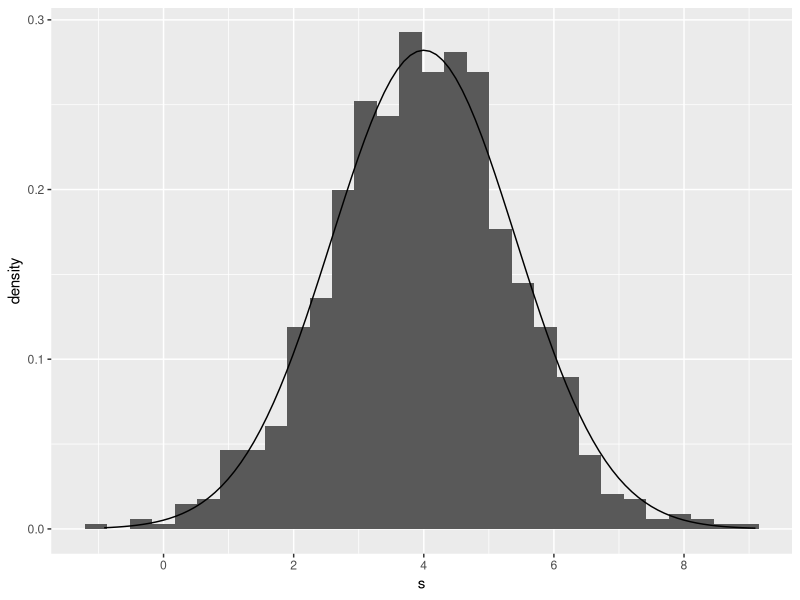
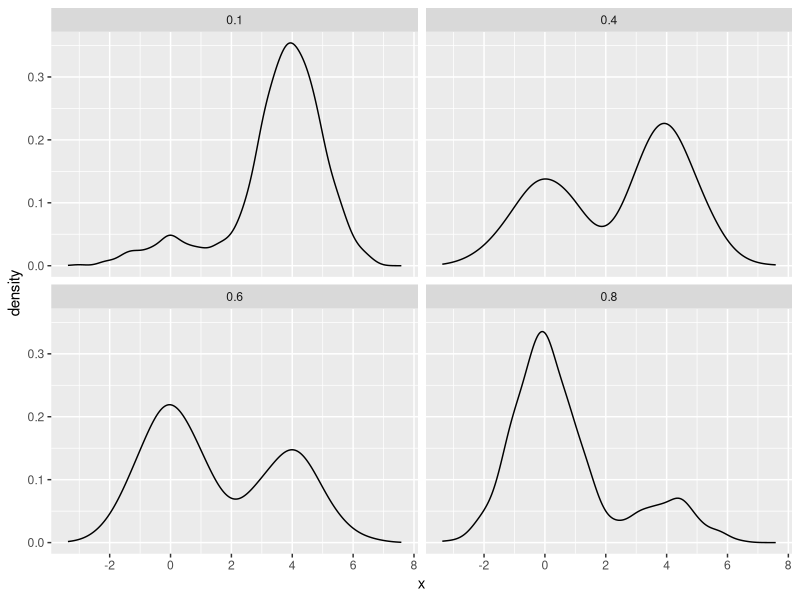
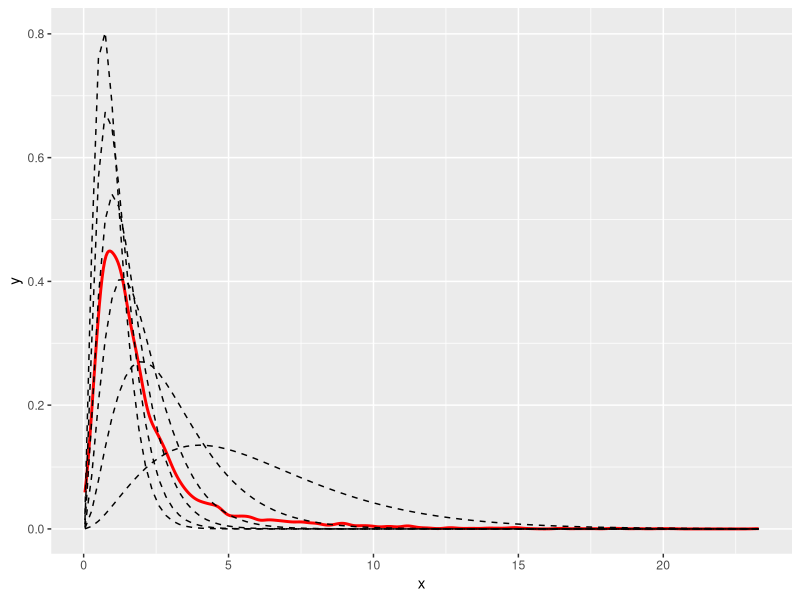
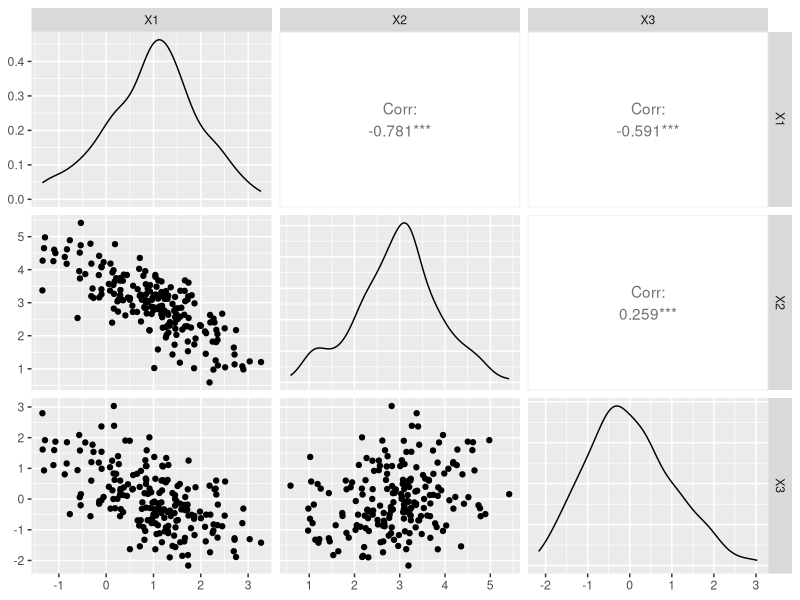

R code for these plots, in order:
## ---- chunk 1
set.seed(42)

n <- 1000
x1 <- rnorm(n, 0, 1)
x2 <- rnorm(n, 4, 1)
s <- x1 + x2

library(ggplot2)

ggplot(data.frame(s)) +
	geom_histogram( mapping = aes( x = s, y = stat(density) ) ) +
	stat_function(fun = dnorm, args = list(mean = 4, sd = sqrt(2))) +
	# breaks denote where the ticks start, stop and spacing
	scale_x_continuous(breaks = seq(-2, 10, 2))

## ---- chunk 2
set.seed(42)

n <- 1000
p <- c(0.1, 0.4, 0.6, 0.8)

x1 <- rnorm(n, 0, 1)
x2 <- rnorm(n, 4, 1)

ind <- lapply(p, function(p) sample(0:1, n, replace = TRUE, c(1-p, p)))
# i * x1 is a elementwise multiplication of all elements in x1 with all elements in ind at index i (1000)
x_mix <- lapply(ind, function(i) i * x1 + (1 - i) * x2)

p_rep <- rep(p, each = n)

mix_samples <- data.frame(p = rep(p, each = n), x = unlist(x_mix))

ggplot(mix_samples) +
	geom_density(mapping = aes(x = x)) +
	facet_wrap(~ p)
	
## ---- chunk 3
n <- 5000
theta <- c(0.1, 0.1, 0.2, 0.2, 0.3, 0.1)
lambda <- c(0.5, 1, 1.5, 2, 2.5, 3)

# Sample from the disrete lambda n times according to theta probabilities
rate <- sample(lambda, size = n, replace = TRUE, prob = theta)
# We take n samples, taking values for provided shape and rate in order and recycling them untili we have n samples
# x - vector of variates 
x <- rgamma(n, shape = 3, rate = rate)

library(ggplot2)

# geom_desity is the smooth version of a histogram
p <- ggplot(data.frame(x)) +
	geom_density(mapping = aes(x = x), color = "red", size = 1)

# add layers to the plot
for (i in 1:6){
	# each layer is a density plot of gamma dist. for given shape and rate
	p <- p + stat_function(fun = dgamma,
												 args = list(shape = 3, rate = lambda[i]),
												 linetype = "dashed")
}
p
## ---- chunk 4
generate_multinorm <- function(n, p, mu, Sigma) {
	# byrow = TRUE takes the elements from the provided data (mu) and puts them in a matrix filling row by row and recycling
	# mu will be a vector of the size p so matrix M will have this row vector repeat n times 
	M <- matrix(mu, n, p, byrow = TRUE)
	# here the data is of the size n*p and is stored in n,p matrix by filling columns
	# a single variate of our random variable is of size 3 and we have n variates
	Z <- matrix(rnorm(n * p), nrow = n, ncol = p)
	# Cholesky: Sigma = Q' * Q
	Q <- chol(Sigma)
	X <- Z %*% Q + M
}
## ---- chunk 5
set.seed(314)

mu <- c(1,3,0)
Sigma <- matrix(c(1,-0.8,-0.5, -0.8,1,0.2, -0.5,0.2,1), nrow = 3, ncol = 3)

X200 <- generate_multinorm(n = 200, p = 3, mu, Sigma)
X1000 <- generate_multinorm(n = 1000, p = 3, mu, Sigma)
## ---- chunk 6
library(GGally)
# ggpairs will plot graphically the covariance matrix
# on the diagonal, instead of the variance we will have density graph
# off diagonal represent correlation in graphics (lower) and in numbers (upper)
ggpairs(data.frame(X200))
## ---- chunk 7
cov(X200)
abs(Sigma - cov(X200))
